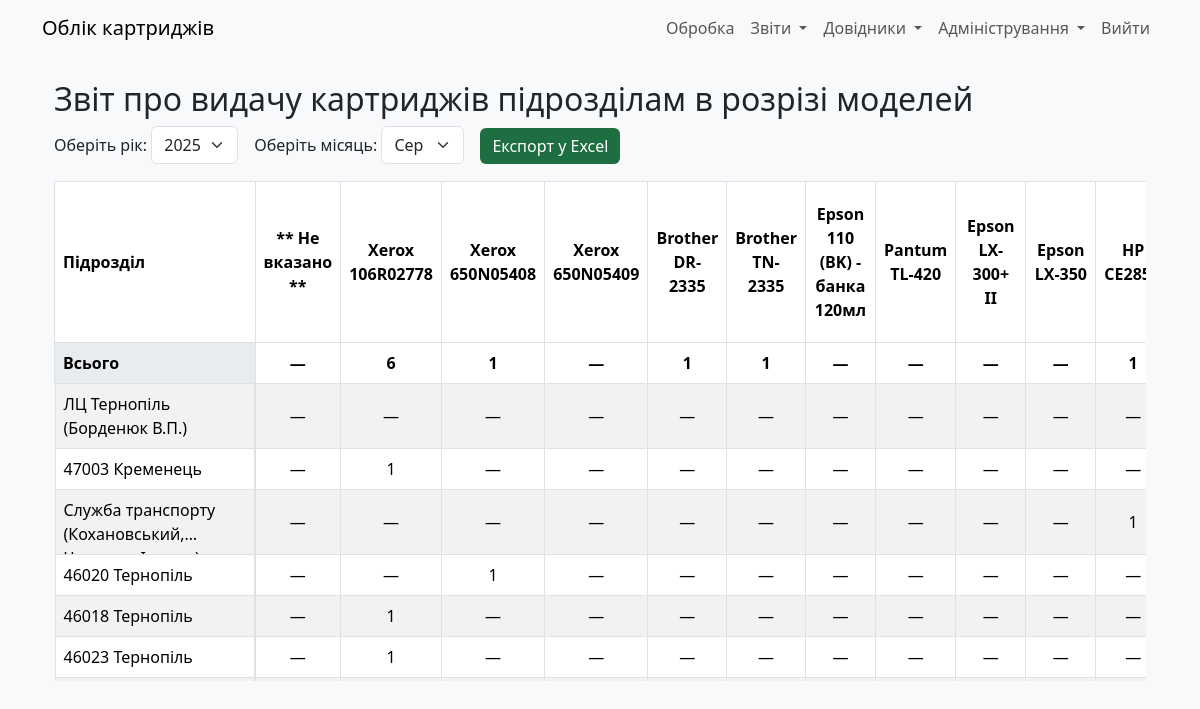
The page /cartridge_distribution_by_dept (signed in) on the database its author committed.
### models.py (models this page shows)
class CartridgeModel(db.Model):
    __tablename__ = 'cartrg_model'
    id = mapped_column(db.Integer, primary_key=True)
    model_name = mapped_column(db.String(128), nullable=False, unique=True)
    model_type = mapped_column(db.Integer, nullable=False)  # 0: Тонер+барабан, 1: Тонер, 2: Барабан, 3: Стрічка, 4: Чорнила
    printer_model_id = mapped_column(db.Integer, db.ForeignKey('model_print.id'), nullable=True)  # Прив’язка до принтера
    user_updated = mapped_column(db.Integer, db.ForeignKey('users.id'))
    time_updated = mapped_column(db.DateTime)

class RefillDept(db.Model):
    __tablename__ = "refill_dept"
    id: Mapped[int] = mapped_column(primary_key=True)
    deptname: Mapped[str] = mapped_column(String(30))
    dept_description: Mapped[str] = mapped_column(String(255))
    addr1: Mapped[str] = mapped_column(String(255))
    addr2: Mapped[str] = mapped_column(String(255))
    addr3: Mapped[str] = mapped_column(String(255))
    addr4: Mapped[str] = mapped_column(String(255))
    addr5: Mapped[str] = mapped_column(String(255))
    dept_description: Mapped[str] = mapped_column(String(255))  # Нове поле
    is_exec: Mapped[int] = mapped_column(Integer, server_default=literal(0))
    user_updated: Mapped[int] = mapped_column(ForeignKey(User.id))
    time_updated: Mapped[DateTime] = mapped_column(DateTime, server_default=func.now())

### app.py (the view)
@app.route('/cartridge_distribution_by_dept', methods=['GET'])
@login_required
def cartridge_distribution_by_dept():
    year = int(request.args.get('year', datetime.now().year))
    month = int(request.args.get('month', datetime.now().month))
    cartridge_models = CartridgeModel.query.all()
    results = (
        db.session.query(
            RefillDept.id.label('dept_id'),
            RefillDept.deptname.label('dept_name'),
            CartridgeModel.id.label('model_id'),
            func.count().label('count')
        )
        .join(CartridgeStatus, CartridgeStatus.exec_dept == RefillDept.id)
        .join(Cartridges, CartridgeStatus.cartridge_id == Cartridges.id)
        .join(CartridgeModel, Cartridges.cartrg_model_id == CartridgeModel.id)
        .filter(
            CartridgeStatus.status.in_([2, 5]),
            extract('year', CartridgeStatus.date_ofchange) == year,
            extract('month', CartridgeStatus.date_ofchange) == month
        )
        .group_by(RefillDept.id, RefillDept.deptname, CartridgeModel.id)
        .all()
    )
    departments = {}
    totals = {}
    for result in results:
        dept_id = str(result.dept_id)
        model_id = str(result.model_id)
        if dept_id not in departments:
            departments[dept_id] = {
                'dept_name': result.dept_name,
                'data': {}
            }
        departments[dept_id]['data'][model_id] = result.count
        totals[model_id] = totals.get(model_id, 0) + result.count
    return render_template(
        'cartridge_distribution_by_dept.html',
        year=year,
        month=month,
        cartridge_models=cartridge_models,
        departments=departments,
        totals=totals
    )

### app.py (called while the page is built)
@login_manager.user_loader
def load_user(user_id):
    return User.query.get(int(user_id))

### templates/cartridge_distribution_by_dept.html (shortened to what this page needs)
{% extends "base.html" %}
{% block content %}
<div class="container position-relative">
    <h2>Звіт про видачу картриджів підрозділам в розрізі моделей</h2>
    <div class="mb-3 d-flex align-items-center gap-3">
        <div>
            <label for="yearSelect" class="form-label">Оберіть рік:</label>
            <select id="yearSelect" class="form-select w-auto d-inline-block">
                {% for y in range(2020, 2026) %}
                    <option value="{{ y }}" {% if y == year %}selected{% endif %}>{{ y }}</option>
                {% endfor %}
            </select>
        </div>
        <div>
            <label for="monthSelect" class="form-label">Оберіть місяць:</label>
            <select id="monthSelect" class="form-select w-auto d-inline-block">
                {% for m in [('1', 'Січ'), ('2', 'Лют'), ('3', 'Бер'), ('4', 'Кві'), ('5', 'Тра'), ('6', 'Чер'), ('7', 'Лип'), ('8', 'Сер'), ('9', 'Вер'), ('10', 'Жов'), ('11', 'Лис'), ('12', 'Гру')] %}
                    <option value="{{ m[0] }}" {% if m[0]|int == month %}selected{% endif %}>{{ m[1] }}</option>
                {% endfor %}
            </select>
        </div>
        <a href="/export/cartridge_distribution_by_dept?year={{ year }}&month={{ month }}" class="btn btn-excel">Експорт у Excel</a>
    </div>
    <div class="table-responsive">
        <table class="table table-bordered table-striped">
            <thead>
                <tr>
                    <th class="fixed-column fixed-header">Підрозділ</th>
                    {% for model in cartridge_models %}
                        <th class="text-center fixed-header">{{ model.model_name }}</th>
                    {% endfor %}
                </tr>
                <tr class="table-total">
                    <td class="fixed-column fixed-total"><strong>Всього</strong></td>
                    {% for model in cartridge_models %}
                        <td class="fixed-total"><strong>{{ totals[model.id|string] or '—' }}</strong></td>
                    {% endfor %}
                </tr>
            </thead>
            <tbody>
                {% for dept_id, dept in departments.items() %}
                    <tr>
                        <td class="fixed-column dept-name">{{ dept.dept_name }}</td>
                        {% for model in cartridge_models %}
                            <td>{{ dept.data[model.id|string] or '—' }}</td>
                        {% endfor %}
                    </tr>
                {% endfor %}
            </tbody>
        </table>
    </div>
</div>
{% endblock %}

### static/css/style.css (style rules this page uses)
body { background-color: #f8f9fa; }
.table th, .table td { vertical-align: middle; }
.form-control, .form-select { max-width: 300px; }

### templates/cartridge_distribution_by_dept.html (style rules this page uses)
.table-total { background-color: #e9ecef; font-weight: bold; }
.btn-excel { background-color: #1D6F42; color: white; border: none; }
.gap-3 { gap: 1rem; }
.table-responsive { overflow-x: auto; overflow-y: auto; max-height: 500px; max-width: 100%; }
.fixed-column { position: sticky; left: 0; width: 200px; min-width: 200px; background: #fff; z-index: 1; }
.table-total .fixed-column { background: #e9ecef; }
.dept-name { display: -webkit-box; -webkit-line-clamp: 2; -webkit-box-orient: vertical; overflow: hidden; text-overflow: ellipsis; white-space: normal; }
th, td { min-width: 70px; text-align: center; }
th.fixed-column, td.fixed-column { text-align: left; }
.fixed-header { position: sticky; top: 0; background: #fff; z-index: 2; }
.fixed-total { position: sticky; top: 40px; background: #e9ecef; z-index: 2; }

### rows shown on the page
CartridgeModel: model_name "** Не вказано **", totals "—", data "—"
CartridgeModel: model_name "Xerox 106R02778", totals "6", data "—", data "1"
CartridgeModel: model_name "Xerox 650N05408", totals "1", data "—", data "1"
CartridgeModel: model_name "Xerox 650N05409", totals "—", data "—"
CartridgeModel: model_name "Brother DR-2335", user_updated "1", data "—"
CartridgeModel: model_name "Brother TN-2335", totals "1", data "—"
CartridgeModel: model_name "Epson 110 (BK) - банка 120мл", totals "—", data "—"
CartridgeModel: model_name "Pantum TL-420", totals "—", data "—"
CartridgeModel: model_name "Epson LX-300+ II", totals "—", data "—"
CartridgeModel: model_name "Epson LX-350", totals "—", data "—"
CartridgeModel: model_name "HP…", user_updated "1", data "—"
RefillDept: dept_name "ЛЦ Тернопіль (Борденюк В.П.)"
RefillDept: dept_name "47003 Кременець"
RefillDept: dept_name "Служба транспорту…"
RefillDept: dept_name "46020 Тернопіль"
RefillDept: dept_name "46018 Тернопіль"
RefillDept: dept_name "46023 Тернопіль"

### other values the page prints
form field value "2025"
form field value "Сер"
